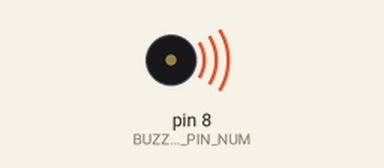
The sketch below on a simulated Arduino Uno, built with avr-gcc and run on an emulated ATmega328P. On the bench: buzzer (waves = sounding).

Above: at 0.35 s.
At 4.7 s:
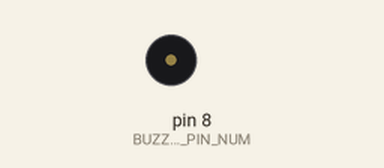
Timing chart, 0 to 6.0 s (numbered marks = the images above):
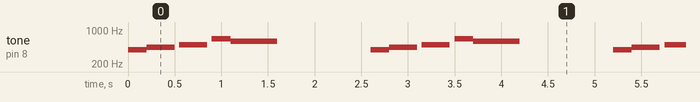

The sketch:

buzzer.ino
```cpp
#define NOTE_C4  262 //4옥타브 도에 해당하는 주파수
#define NOTE_CS4 277 //4옥타브 도샾에 해당하는 주파수
#define NOTE_D4  294 //4옥타브 레에 해당하는 주파수
#define NOTE_DS4 311 //4옥타브 레샵에 해당하는 주파수
#define NOTE_E4  330 //4옥타브 미에 해당하는 주파수
#define NOTE_F4  349 //4옥타브 파에 해당하는 주파수
#define NOTE_FS4 370 //4옥타브 파샵에 해당하는 주파수
#define NOTE_G4  392 //4옥타브 솔에 해당하는 주파수
#define NOTE_GS4 415 //4옥타브 솔샵에 해당하는 주파수
#define NOTE_A4  440 //4옥타브 라에 해당하는 주파수
#define NOTE_AS4 466 //4옥타브 라샵에 해당하는 주파수
#define NOTE_B4  494 //4옥타브 시에 해당하는 주파수
#define NOTE_C5  523 //5옥타브 도에 해당하는 주파수
#define NOTE_CS5 554
#define NOTE_D5  587
#define NOTE_DS5 622
#define NOTE_E5  659
#define NOTE_F5  698
#define NOTE_FS5 740
#define NOTE_G5  784
#define NOTE_GS5 831
#define NOTE_A5  880
#define NOTE_AS5 932
#define NOTE_B5  988
#define NOTE_C6  1047
#define NOTE_CS6 1109
#define NOTE_D6  1175
#define NOTE_DS6 1245
#define NOTE_E6  1319
#define NOTE_F6  1397
#define NOTE_FS6 1480
#define NOTE_G6  1568
#define NOTE_GS6 1661
#define NOTE_A6  1760
#define NOTE_AS6 1865
#define NOTE_B6  1976

#define MUTE 0 //무음 처리를 위해서 추가

#define DURTION_WHOLE     0
#define DURTION_HALF      400
#define DURTION_QUARTER   200
#define DURTION_EIGHTH    100
#define DURTION_SIXTEENTH 50

struct sound {
  int tone;
  int durationMs;
};

#define BUZZER_PIN_NUM 8//아두이노와 연결된 핀 번호
struct sound soundList[] = { //주파수와 음의 길이 정보를 갖는 구조체의 배열
  {NOTE_G4, DURTION_QUARTER},
  {NOTE_A4, DURTION_QUARTER + DURTION_EIGHTH},
  {MUTE,    DURTION_SIXTEENTH},
  {NOTE_B4, DURTION_QUARTER + DURTION_EIGHTH},
  {MUTE,    DURTION_SIXTEENTH},
  {NOTE_E5, DURTION_QUARTER},
  {NOTE_D5, DURTION_HALF + DURTION_EIGHTH}
};
int soundListCount = 7;

void setup() {
  Serial.begin(9600); //PC와 시리얼 통신을 설정
}

void loop() {
  for(int i = 0; i < soundListCount; i++) //soundListCount 만큼 반복
  {
    if (soundList[i].tone == MUTE) { //무음인 경우
      noTone(BUZZER_PIN_NUM);
    } else {
      tone(BUZZER_PIN_NUM, soundList[i].tone); //soundList의 i번째 주파수를 재생
    }
    delay(soundList[i].durationMs); //1초 대기
  }
  noTone(BUZZER_PIN_NUM); //재생중지
  delay(1000); //1초 대기
}
```

Measured:
- by itself, tone on pin 8 (BUZZER_PIN_NUM): repeats every 2.6 s: 440 Hz 0.30 s, silent 0.05 s, 494 Hz 0.30 s, silent 0.05 s, 659 Hz 0.20 s, 587 Hz 0.50 s, silent 1.0 s, 392 Hz 0.20 s
